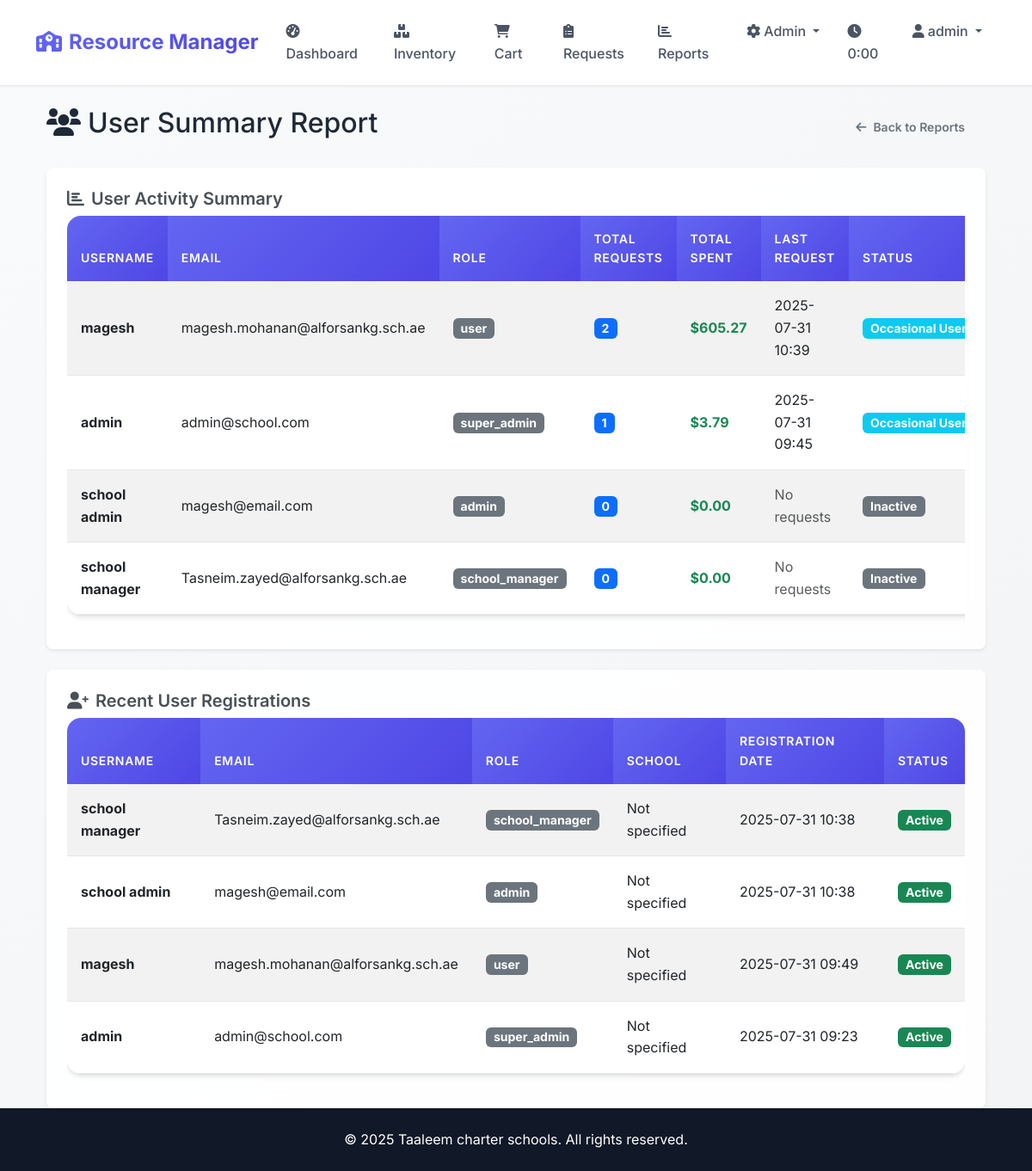
The page /reports/user-summary (signed in) on the database its author committed.
### app.py (models this page shows, shortened)
    class User(UserMixin, db.Model):
        id = db.Column(db.Integer, primary_key=True)
        username = db.Column(db.String(80), unique=True, nullable=False, index=True)
        email = db.Column(db.String(120), unique=True, nullable=False, index=True)
        password_hash = db.Column(db.String(255), nullable=False)
        role = db.Column(db.String(20), nullable=False, default='user', index=True)
        school = db.Column(db.String(100), nullable=True, index=True)
        created_at = db.Column(db.DateTime, default=datetime.utcnow, index=True)
        is_active = db.Column(db.Boolean, default=True, index=True)

### app.py (the view)
    @app.route('/reports/user-summary')
    @login_required
    def user_summary():
        if current_user.role not in ['admin', 'super_admin', 'school_manager']:
            return redirect(url_for('dashboard'))
        user_activity = db.session.query(
            User.username,
            User.email,
            User.role,
            func.count(Request.id).label('total_requests'),
            func.sum(Request.total_cost).label('total_spent'),
            func.max(Request.created_at).label('last_request')
        ).outerjoin(Request).group_by(User.id).order_by(
            func.count(Request.id).desc()
        ).all()
        recent_users = User.query.order_by(User.created_at.desc()).limit(10).all()
        return render_template('user_summary.html',
                             user_activity=user_activity,
                             recent_users=recent_users)

### templates/user_summary.html (shortened to what this page needs)
{% extends "base.html" %}
{% block content %}
<div class="container-fluid">
    <div class="row">
        <div class="col-12">
            <div class="d-flex justify-content-between align-items-center mb-4">
                <h2><i class="fas fa-users me-2"></i>User Summary Report</h2>
                <a href="{{ url_for('reports') }}" class="btn btn-outline-secondary">
                    <i class="fas fa-arrow-left me-2"></i>Back to Reports
                </a>
            </div>
            {% if user_activity %}
            <div class="card dashboard-card mb-4">
                <div class="card-body">
                    <h5 class="card-title">
                        <i class="fas fa-chart-bar me-2"></i>User Activity Summary
                    </h5>
                    <div class="table-responsive">
                        <table class="table table-striped">
                            <thead>
                                <tr>
                                    <th>Username</th>
                                    <th>Email</th>
                                    <th>Role</th>
                                    <th>Total Requests</th>
                                    <th>Total Spent</th>
                                    <th>Last Request</th>
                                    <th>Status</th>
                                </tr>
                            </thead>
                            <tbody>
                                {% for user in user_activity %}
                                <tr>
                                    <td><strong>{{ user.username }}</strong></td>
                                    <td>{{ user.email }}</td>
                                    <td>
                                        <span class="badge bg-secondary">{{ user.role }}</span>
                                    </td>
                                    <td>
                                        <span class="badge bg-primary">{{ user.total_requests }}</span>
                                    </td>
                                    <td>
                                        <span class="text-success fw-bold">${{ "%.2f"|format(user.total_spent or 0) }}</span>
                                    </td>
                                    <td>
                                        {% if user.last_request %}
                                            {{ user.last_request.strftime('%Y-%m-%d %H:%M') }}
                                        {% else %}
                                            <span class="text-muted">No requests</span>
                                        {% endif %}
                                    </td>
                                    <td>
                                        {% if user.total_requests > 10 %}
                                            <span class="badge bg-success">Active User</span>
                                        {% elif user.total_requests > 5 %}
                                            <span class="badge bg-warning">Regular User</span>
                                        {% elif user.total_requests > 0 %}
                                            <span class="badge bg-info">Occasional User</span>
                                        {% else %}
                                            <span class="badge bg-secondary">Inactive</span>
                                        {% endif %}
                                    </td>
                                </tr>
                                {% endfor %}
                            </tbody>
                        </table>
                    </div>
                </div>
            </div>
            {% endif %}
            {% if recent_users %}
            <div class="card dashboard-card">
                <div class="card-body">
                    <h5 class="card-title">
                        <i class="fas fa-user-plus me-2"></i>Recent User Registrations
                    </h5>
                    <div class="table-responsive">
                        <table class="table table-striped">
                            <thead>
                                <tr>
                                    <th>Username</th>
                                    <th>Email</th>
                                    <th>Role</th>
                                    <th>School</th>
                                    <th>Registration Date</th>
                                    <th>Status</th>
                                </tr>
                            </thead>
                            <tbody>
                                {% for user in recent_users %}
                                <tr>
                                    <td><strong>{{ user.username }}</strong></td>
                                    <td>{{ user.email }}</td>
                                    <td>
                                        <span class="badge bg-secondary">{{ user.role }}</span>
                                    </td>
                                    <td>{{ user.school or 'Not specified' }}</td>
                                    <td>{{ user.created_at.strftime('%Y-%m-%d %H:%M') }}</td>
                                    <td>
                                        {% if user.is_active %}
                                            <span class="badge bg-success">Active</span>
                                        {% else %}
                                            <span class="badge bg-danger">Inactive</span>
                                        {% endif %}
                                    </td>
                                </tr>
                                {% endfor %}
                            </tbody>
                        </table>
                    </div>
                </div>
            </div>
            {% endif %}
        </div>
    </div>
</div>
{% endblock %}

### templates/base.html (shortened to what this page needs)
<!DOCTYPE html>
<html lang="en">
<head>
    <link href="https://cdn.jsdelivr.net/npm/bootstrap@5.3.0/dist/css/bootstrap.min.css" rel="stylesheet">
    <link href="https://cdnjs.cloudflare.com/ajax/libs/font-awesome/6.0.0/css/all.min.css" rel="stylesheet">
</head>
<body>
    <nav class="navbar navbar-expand-lg navbar-light">
        <div class="container">
            <a class="navbar-brand" href="{{ url_for('index') }}">
                <i class="fas fa-school me-2"></i>Resource Manager
            </a>
            <div class="collapse navbar-collapse" id="navbarNav">
                <ul class="navbar-nav me-auto">
                    {% if current_user.is_authenticated %}
                        <li class="nav-item">
                            <a class="nav-link" href="{{ url_for('dashboard') }}">
                                <i class="fas fa-tachometer-alt me-1"></i>Dashboard
                            </a>
                        </li>
                        <li class="nav-item">
                            <a class="nav-link" href="{{ url_for('inventory') }}">
                                <i class="fas fa-boxes me-1"></i>Inventory
                            </a>
                        </li>
                        <li class="nav-item">
                            <a class="nav-link position-relative" href="{{ url_for('cart') }}" id="cart-link">
                                <i class="fas fa-shopping-cart me-1"></i>Cart
                            </a>
                        </li>
                        {% if current_user.is_authenticated %}
                            {% if current_user.role in ['admin', 'super_admin', 'school_manager'] %}
                                <li class="nav-item">
                                    <a class="nav-link" href="{{ url_for('admin_requests') }}">
                                        <i class="fas fa-clipboard-list me-1"></i>Requests
                                    </a>
                                </li>
                                <li class="nav-item">
                                    <a class="nav-link" href="{{ url_for('reports') }}">
                                        <i class="fas fa-chart-bar me-1"></i>Reports
                                    </a>
                                </li>
                            {% endif %}
                            {% if current_user.role == 'super_admin' %}
                                <li class="nav-item dropdown">
                                    <a class="nav-link dropdown-toggle" href="#" role="button" data-bs-toggle="dropdown">
                                        <i class="fas fa-cog me-1"></i>Admin
                                    </a>
                                </li>
                            {% endif %}
                        {% endif %}
                    {% endif %}
                </ul>
                <ul class="navbar-nav ms-auto">
                    {% if current_user.is_authenticated %}
                        <li class="nav-item">
                            <span class="nav-link text-muted" id="session-timer">
                                <i class="fas fa-clock me-1"></i><span id="session-time">5:00</span>
                            </span>
                        </li>
                        <li class="nav-item dropdown">
                            <a class="nav-link dropdown-toggle" href="#" role="button" data-bs-toggle="dropdown">
                                <i class="fas fa-user me-1"></i>{{ current_user.username }}
                            </a>
                        </li>
                    {% else %}
                        <li class="nav-item">
                            <a class="nav-link" href="{{ url_for('login') }}">
                                <i class="fas fa-sign-in-alt me-1"></i>Login
                            </a>
                        </li>
                    {% endif %}
                </ul>
            </div>
        </div>
    </nav>
    <main class="container mt-4 flex-grow-1 animate-fade-in-up">
        {% block content %}{% endblock %}
    </main>
    <footer class="text-center py-4 mt-auto">
        <div class="container">
            <p class="mb-0">&copy; 2025 Taaleem charter schools. All rights reserved.</p>
        </div>
    </footer>
</body>
</html>

### templates/base.html (style rules this page uses)
:root { --primary-color: #6366f1; --primary-dark: #4f46e5; --primary-light: #818cf8; --secondary-color: #10b981; --secondary-dark: #059669; --accent-color: #f59e0b; --danger-color: #ef4444; --warning-color: #f97316; --info-color: #06b6d4; --gray-50: #f9fafb; --gray-100: #f3f4f6; --gray-200: #e5e7eb; --gray-300: #d1d5db; --gray-400: #9ca3af; --gray-500: #6b7280; --gray-600: #4b5563; --gray-700: #374151; --gray-800: #1f2937; --gray-900: #111827; --gradient-primary: linear-gradient(135deg, var(--primary-color), var(--primary-dark)); --gradient-secondary: linear-gradient(135deg, var(--secondary-color), var(--secondary-dark)); --gradient-accent: linear-gradient(135deg, var(--accent-color), #d97706); --gradient-danger: linear-gradient(135deg, var(--danger-color), #dc2626); --shadow-sm: 0 1px 2px 0 rgb(0 0 0 / 0.05); --shadow-md: 0 4px 6px -1px rgb(0 0 0 / 0.1), 0 2px 4px -2px rgb(0 0 0 / 0.1); --shadow-lg: 0 10px 15px -3px rgb(0 0 0 / 0.1), 0 4px 6px -4px rgb(0 0 0 / 0.1); --shadow-xl: 0 20px 25px -5px rgb(0 0 0 / 0.1), 0 8px 10px -6px rgb(0 0 0 / 0.1); --radius-sm: 0.375rem; --radius-md: 0.5rem; --radius-lg: 0.75rem; --radius-xl: 1rem; --radius-2xl: 1.5rem; }
* { box-sizing: border-box; }
body { font-family: 'Inter', -apple-system, BlinkMacSystemFont, 'Segoe UI', Roboto, sans-serif; background: linear-gradient(135deg, var(--gray-50) 0%, var(--gray-100) 100%); color: var(--gray-800); min-height: 100vh; display: flex; flex-direction: column; line-height: 1.6; font-weight: 400; }
.navbar { background: rgba(255, 255, 255, 0.95); backdrop-filter: blur(10px); border-bottom: 1px solid var(--gray-200); box-shadow: var(--shadow-sm); padding: 1rem 0; transition: all 0.3s ease; }
.navbar-brand { font-weight: 700; font-size: 1.5rem; background: var(--gradient-primary); -webkit-background-clip: text; -webkit-text-fill-color: transparent; background-clip: text; transition: all 0.3s ease; }
.nav-link { color: var(--gray-600) !important; font-weight: 500; padding: 0.5rem 1rem !important; border-radius: var(--radius-md); transition: all 0.3s ease; position: relative; }
.card { border: none; border-radius: var(--radius-xl); box-shadow: var(--shadow-md); transition: all 0.3s cubic-bezier(0.4, 0, 0.2, 1); background: rgba(255, 255, 255, 0.9); backdrop-filter: blur(10px); overflow: hidden; }
.card-body { padding: 1.5rem; }
.btn { border-radius: var(--radius-lg); padding: 0.75rem 1.5rem; font-weight: 600; font-size: 0.875rem; transition: all 0.3s cubic-bezier(0.4, 0, 0.2, 1); border: none; position: relative; overflow: hidden; }
.btn::before { content: ''; position: absolute; top: 0; left: -100%; width: 100%; height: 100%; background: linear-gradient(90deg, transparent, rgba(255, 255, 255, 0.2), transparent); transition: left 0.5s; }
.table { border-radius: var(--radius-xl); overflow: hidden; box-shadow: var(--shadow-md); background: white; }
.table thead th { background: var(--gradient-primary); color: white; border: none; padding: 1rem; font-weight: 600; font-size: 0.875rem; text-transform: uppercase; letter-spacing: 0.05em; }
.table tbody tr { transition: all 0.3s ease; }
.table tbody td { padding: 1rem; border-bottom: 1px solid var(--gray-200); vertical-align: middle; }
.dashboard-card { background: rgba(255, 255, 255, 0.9); backdrop-filter: blur(10px); border-left: 4px solid var(--primary-color); border-radius: var(--radius-xl); box-shadow: var(--shadow-md); transition: all 0.3s ease; }
.navbar-nav .dropdown { position: relative; }
.navbar { z-index: 1000; position: relative; }
.navbar-nav { position: relative; z-index: 1001; }
footer { margin-top: auto; width: 100%; background: var(--gray-900); color: white; padding: 2rem 0; }
.animate-fade-in-up { animation: fadeInUp 0.6s ease-out; }

### templates/user_summary.html (style rules this page uses)
.dashboard-card { border: none; box-shadow: 0 0.125rem 0.25rem rgba(0, 0, 0, 0.075); border-radius: 0.5rem; }
.card-title { color: #495057; font-weight: 600; }
.table th { background-color: #f8f9fa; border-top: none; font-weight: 600; }
.badge { font-size: 0.875rem; }

### rows shown on the page
User: username "admin", email "admin@school.com", role "super_admin", total_requests "1", total_spent "3.79", last_request "2025-07-31 09:45", shows "Occasional…", school "Not specified", created_at "2025-07-31 09:23", is_active "Active"
User: username "magesh", email "magesh.mohanan@alforsankg.sch.ae", role "user", total_requests "2", total_spent "605.27", last_request "2025-07-31 10:39", shows "Occasional…", school "Not specified", created_at "2025-07-31 09:49", is_active "Active"
User: username "school admin", email "magesh@email.com", role "admin", total_requests "0", total_spent "0.00", shows "No requests", shows "Inactive", school "Not specified", created_at "2025-07-31 10:38", is_active "Active"
User: username "school manager", email "Tasneim.zayed@alforsankg.sch.ae", role "school_manager", total_requests "0", total_spent "0.00", shows "No requests", shows "Inactive", school "Not specified", created_at "2025-07-31 10:38", is_active "Active"
